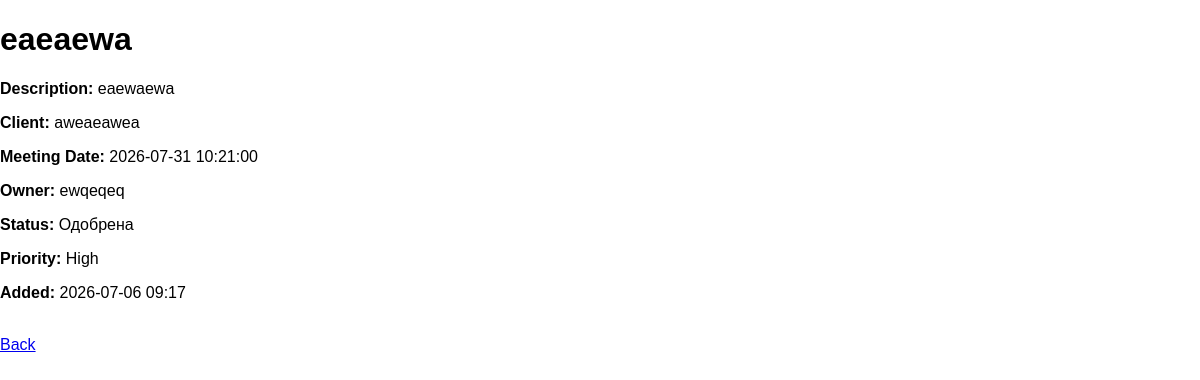
Page /idea/2 on the earlier database version.
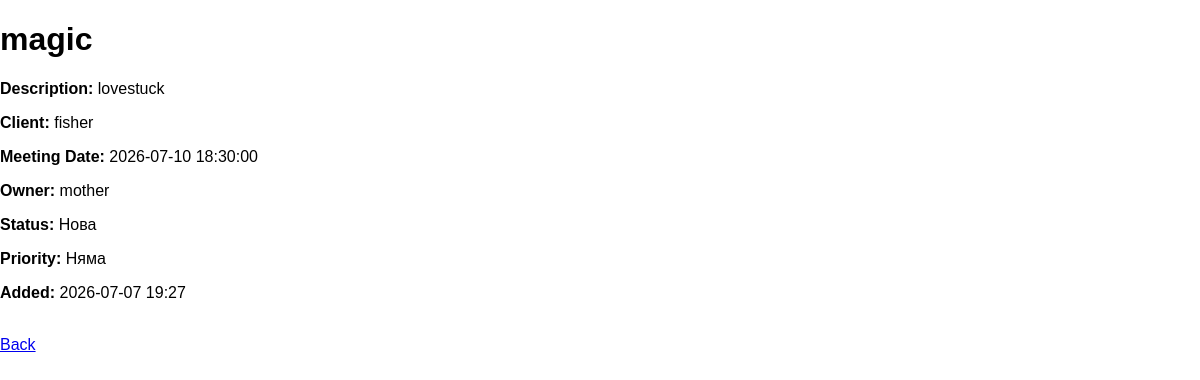
Same page on the later database version.
### Omnilinx.py (models this page shows, shortened)
class Todo(db.Model):
    id = db.Column(db.Integer, primary_key=True)
    title = db.Column(db.String(200), nullable=False)
    description = db.Column(db.String(1000), nullable=False)
    client = db.Column(db.String(100), nullable=False)
    meeting_date = db.Column(db.DateTime, nullable=False)
    owner = db.Column(db.String(100), nullable=False)
    status = db.Column(db.String(30), nullable=False, default='Нова')
    priority = db.Column(db.String(30), nullable=False, default='Няма')
    date_created = db.Column(db.DateTime, default=datetime.utcnow)
    unique_id = db.Column(db.Integer, unique=True, nullable=False)

### Omnilinx.py (the view)
@app.route('/idea/<int:id>')
def idea_details(id):
    idea = Todo.query.get_or_404(id)
    return render_template('idea_details.html', idea=idea)

### templates/idea_details.html
{% extends 'base.html' %}
{% block body %}
<h1>{{ idea.title }}</h1>
<p><strong>Description:</strong> {{ idea.description }}</p>
<p><strong>Client:</strong> {{ idea.client }}</p>
<p><strong>Meeting Date:</strong> {{ idea.meeting_date }}</p>
<p><strong>Owner:</strong> {{ idea.owner }}</p>
<p><strong>Status:</strong> {{ idea.status }}</p>
<p><strong>Priority:</strong> {{ idea.priority }}</p>
<p><strong>Added:</strong> {{ idea.date_created.strftime("%Y-%m-%d %H:%M") }}</p>
<br>
<a href="{{ url_for('index') }}">Back</a>
{% endblock %}

### templates/base.html (shortened to what this page needs)
<!DOCTYPE html>
<html lang="en">
<head>
    <link rel="stylesheet" href="{{ url_for('static', filename='main.css') }}?v=9999">
</head>
<body>
    {% block body %}{% endblock %}
</body>
</html>

### static/main.css (style rules this page uses)
body { margin: 0; font-family: sans-serif }

Differences in the rows shown:
changed Todo: title "eaeaewa" → "magic"; description "eaewaewa" → "lovestuck"; client "aweaeawea" → "fisher"; meeting_date "2026-07-31 10:21:00" → "2026-07-10 18:30:00"; owner "ewqeqeq" → "mother"; status "Одобрена" → "Нова"; priority "High" → "Няма"; date_created "2026-07-06 09:17" → "2026-07-07 19:27"
